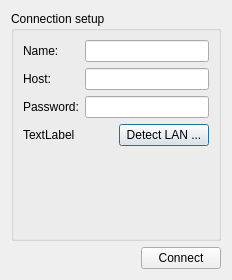
<?xml version="1.0" encoding="UTF-8"?>
<ui version="4.0">
 <class>ConnectionDialog</class>
 <widget class="QDialog" name="ConnectionDialog">
  <property name="geometry">
   <rect>
    <x>0</x>
    <y>0</y>
    <width>232</width>
    <height>280</height>
   </rect>
  </property>
  <property name="windowTitle">
   <string>Dialog</string>
  </property>
  <layout class="QVBoxLayout" name="verticalLayout">
   <item>
    <widget class="QGroupBox" name="groupBox">
     <property name="title">
      <string>Connection setup</string>
     </property>
     <layout class="QGridLayout" name="gridLayout_2">
      <item row="0" column="0" colspan="2">
       <layout class="QGridLayout" name="gridLayout">
        <item row="0" column="0">
         <widget class="QLabel" name="label_name">
          <property name="text">
           <string>Name:</string>
          </property>
         </widget>
        </item>
        <item row="0" column="1">
         <widget class="QLineEdit" name="lineEdit_name"/>
        </item>
        <item row="1" column="0">
         <widget class="QLabel" name="label_host">
          <property name="text">
           <string>Host:</string>
          </property>
         </widget>
        </item>
        <item row="1" column="1">
         <widget class="QLineEdit" name="lineEdit_host"/>
        </item>
        <item row="2" column="0">
         <widget class="QLabel" name="label_password">
          <property name="text">
           <string>Password:</string>
          </property>
         </widget>
        </item>
        <item row="2" column="1">
         <widget class="QLineEdit" name="lineEdit_password"/>
        </item>
       </layout>
      </item>
      <item row="1" column="0">
       <widget class="QLabel" name="label">
        <property name="text">
         <string>TextLabel</string>
        </property>
       </widget>
      </item>
      <item row="1" column="1">
       <widget class="QPushButton" name="pushButton_detect">
        <property name="text">
         <string>Detect LAN ...</string>
        </property>
       </widget>
      </item>
      <item row="2" column="1">
       <spacer name="verticalSpacer">
        <property name="orientation">
         <enum>Qt::Vertical</enum>
        </property>
        <property name="sizeHint" stdset="0">
         <size>
          <width>20</width>
          <height>87</height>
         </size>
        </property>
       </spacer>
      </item>
     </layout>
    </widget>
   </item>
   <item>
    <layout class="QHBoxLayout" name="horizontalLayout">
     <item>
      <spacer name="horizontalSpacer">
       <property name="orientation">
        <enum>Qt::Horizontal</enum>
       </property>
       <property name="sizeHint" stdset="0">
        <size>
         <width>38</width>
         <height>20</height>
        </size>
       </property>
      </spacer>
     </item>
     <item>
      <widget class="QPushButton" name="pushButton_connect">
       <property name="text">
        <string>Connect</string>
       </property>
      </widget>
     </item>
    </layout>
   </item>
  </layout>
 </widget>
 <resources/>
 <connections/>
</ui>
